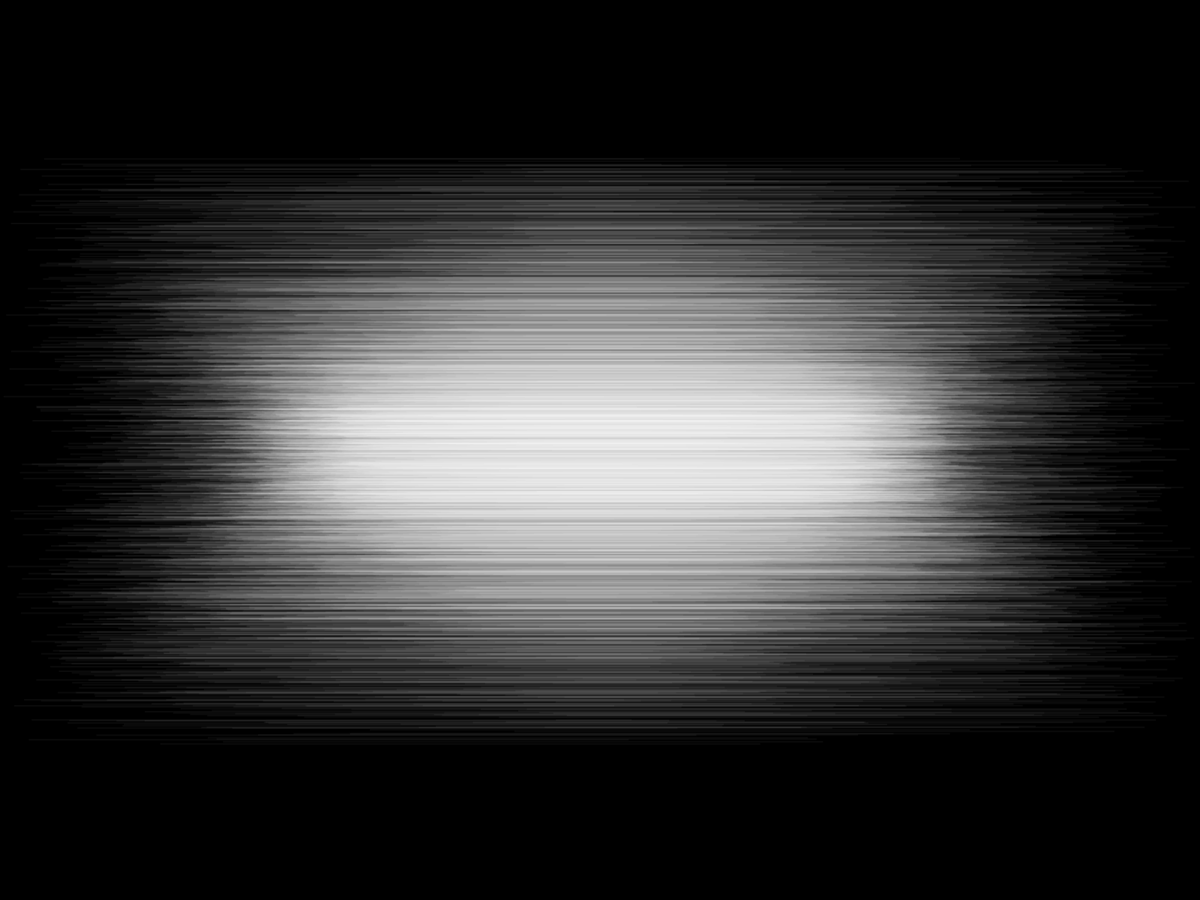
Frame 1 (no input)
Frame 60 (the mouse pressed at the canvas centre just before this capture): identical to frame 1, image omitted
Frame 120 (the mouse held since frame 60 and released just before this capture): identical to frame 1, image omitted

The Processing sketch that drew this single still picture (run headless with seeded random() and noise(); from frame 60 on, the mouse is pressed at the canvas centre):

// Processing sketch: basics_2
// ── basics_2.pde
int wholeNumber; // 10
float floatingPointNumbers; //10.4
String words; //= "hello!"

void setup() {
  fullScreen();
  wholeNumber = 6;
  float randomNumber = random(0, 10); //integer ? greater or less
  float randomWidth = random(100, 1000);
  println(randomNumber);
  if (randomNumber < 3) {
    //here you put the code that will be executed if condition is true
    ellipse(200, 200, randomWidth, randomWidth);
  } else if (randomNumber < 6) {
    //put the cpde that will be executed if condition is false
    rect(200, 200, randomWidth, randomWidth);
  } else {
    background(0, 0, 0);
  }

  background(0, 0, 0);
  noStroke();
  fill(255, 255, 255, 10);
  rectMode(CENTER);
  fill(255, 255, 255, 10);
  for (int step = 0; step < 10000; step = step + 1) {
    float change = random(50, 400);
    float xpos = random(width/2-change, width/2+change);
    float ypos = random(height/2-change, height/2+change);
    rect(xpos, ypos, 800, 2);
  }
}

void draw() {
}
